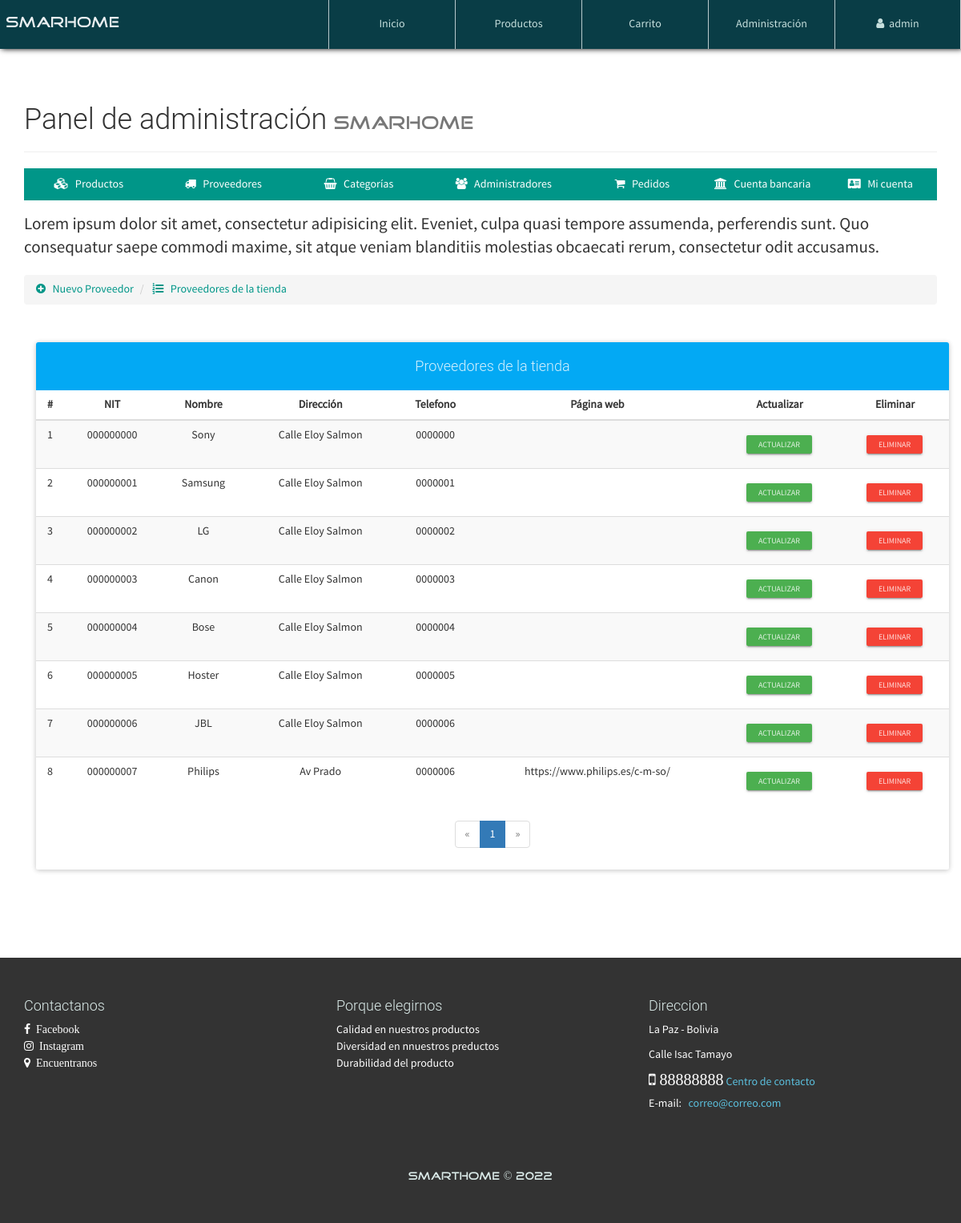
The app's page /configAdmin.php?view=providerlist (signed in) with its own data.
### tables this page shows
CREATE TABLE `proveedor` (
  `NITProveedor` varchar(30) NOT NULL,
  `NombreProveedor` varchar(30) NOT NULL,
  `Direccion` varchar(200) NOT NULL,
  `Telefono` varchar(20) NOT NULL,
  `PaginaWeb` varchar(30) NOT NULL
);

### admin/providerlist-view.php (the view, shortened to what this page needs)
<p class="lead">
    Lorem ipsum dolor sit amet, consectetur adipisicing elit. Eveniet, culpa quasi tempore assumenda, perferendis sunt. Quo consequatur saepe commodi maxime, sit atque veniam blanditiis molestias obcaecati rerum, consectetur odit accusamus.
</p>
<ul class="breadcrumb" style="margin-bottom: 5px;">
    <li>
        <a href="configAdmin.php?view=provider">
            <i class="fa fa-plus-circle" aria-hidden="true"></i> &nbsp; Nuevo Proveedor
        </a>
    </li>
    <li>
        <a href="configAdmin.php?view=providerlist"><i class="fa fa-list-ol" aria-hidden="true"></i> &nbsp; Proveedores de la tienda</a>
    </li>
</ul>
<div class="container">
	<div class="row">
		<div class="col-xs-12">
            <br><br>
            <div class="panel panel-info">
                <div class="panel-heading text-center"><h4>Proveedores de la tienda</h4></div>
              	<div class="table-responsive">
                  <table class="table table-striped table-hover">
                      	<thead>
                          	<tr>
								<th class="text-center">#</th>
                              	<th class="text-center">NIT</th>
                              	<th class="text-center">Nombre</th>
                              	<th class="text-center">Dirección</th>
                              	<th class="text-center">Telefono</th>
                              	<th class="text-center">Página web</th>
                              	<th class="text-center">Actualizar</th>
                              	<th class="text-center">Eliminar</th>
                          	</tr>
                      	</thead>
                      	<tbody>
                          	<?php
								$mysqli = mysqli_connect(SERVER, USER, PASS, BD);
								mysqli_set_charset($mysqli, "utf8");
								$pagina = isset($_GET['pag']) ? (int)$_GET['pag'] : 1;
								$regpagina = 30;
								$inicio = ($pagina > 1) ? (($pagina * $regpagina) - $regpagina) : 0;
								$proveedores=mysqli_query($mysqli,"SELECT SQL_CALC_FOUND_ROWS * FROM proveedor LIMIT $inicio, $regpagina");
								$totalregistros = mysqli_query($mysqli,"SELECT FOUND_ROWS()");
								$totalregistros = mysqli_fetch_array($totalregistros, MYSQLI_ASSOC);
								$numeropaginas = ceil($totalregistros["FOUND_ROWS()"]/$regpagina);
								$cr=$inicio+1;
                                while($prov=mysqli_fetch_array($proveedores, MYSQLI_ASSOC)){
                            ?>
							<tr>
								<td class="text-center"><?php echo $cr; ?></td>
								<td class="text-center"><?php echo $prov['NITProveedor']; ?></td>
								<td class="text-center"><?php echo $prov['NombreProveedor']; ?></td>
								<td class="text-center"><?php echo $prov['Direccion']; ?></td>
								<td class="text-center"><?php echo $prov['Telefono']; ?></td>
								<td class="text-center"><?php echo $prov['PaginaWeb']; ?></td>
								<td class="text-center">
	                        		<a href="configAdmin.php?view=providerinfo&code=<?php echo $prov['NITProveedor']; ?>" class="btn btn-raised btn-xs btn-success">Actualizar</a>
	                        	</td>
	                        	<td class="text-center">
	                        		<form action="process/delprove.php" method="POST" class="FormCatElec" data-form="delete">
	                        			<button type="submit" class="btn btn-raised btn-xs btn-danger">Eliminar</button>
	                        		</form>
	                        	</td>
                            <?php
                            	$cr++;
                                }
                            ?>
                      	</tbody>
                  </table>
              	</div>
                <?php if($numeropaginas>=1): ?>
              	<div class="text-center">
                  <ul class="pagination">
                    <?php if($pagina == 1): ?>
                        <li class="disabled">
                            <a>
                                <span aria-hidden="true">&laquo;</span>
                            </a>
                        </li>
                    <?php endif; ?>
                    <?php
                        for($i=1; $i <= $numeropaginas; $i++ ){
                            if($pagina == $i){
                                echo '<li class="active"><a href="configAdmin.php?view=providerlist&pag='.$i.'">'.$i.'</a></li>';
                            }else{
                                echo '<li><a href="configAdmin.php?view=providerlist&pag='.$i.'">'.$i.'</a></li>';
                            }
                        }
                    ?>
                    <?php if($pagina == $numeropaginas): ?>
                        <li class="disabled">
                            <a>
                                <span aria-hidden="true">&raquo;</span>
                            </a>
                        </li>
                    <?php endif; ?>
                  </ul>
                </div>
                <?php endif; ?>
            </div>
        </div>
	</div>
</div>

### configAdmin.php (shortened to what this page needs)
<!DOCTYPE html>
<html lang="es">
<head>
    <?php include './inc/link.php'; ?>
</head>
<body id="container-page-configAdmin">
    <?php include './inc/navbar.php'; ?>
    <section id="prove-product-cat-config">
        <div class="container">
            <div class="page-header">
                <h1>Panel de administración <small class="tittles-pages-logo">SmarHome</small></h1>
            </div>
            <ul class="nav nav-tabs nav-justified" style="margin-bottom: 15px;">
                <li>
                    <a href="configAdmin.php?view=product">
                        <i class="fa fa-cubes" aria-hidden="true"></i> &nbsp; Productos
                    </a>
                </li>
                <li>
                    <a href="configAdmin.php?view=provider">
                        <i class="fa fa-truck" aria-hidden="true"></i> &nbsp; Proveedores
                    </a>
                </li>
                <li>
                    <a href="configAdmin.php?view=category">
                        <i class="fa fa-shopping-basket" aria-hidden="true"></i> &nbsp; Categorías
                    </a>
                </li>
                <li>
                    <a href="configAdmin.php?view=admin">
                        <i class="fa fa-users" aria-hidden="true"></i> &nbsp; Administradores
                    </a>
                </li>
                <li>
                    <a href="configAdmin.php?view=order">
                        <i class="fa fa-shopping-cart" aria-hidden="true"></i> &nbsp; Pedidos
                    </a>
                </li>
                <li>
                    <a href="configAdmin.php?view=bank">
                        <i class="fa fa-university" aria-hidden="true"></i> &nbsp; Cuenta bancaria
                    </a>
                </li>
                <li>
                    <a href="configAdmin.php?view=account">
                        <i class="fa fa-address-card" aria-hidden="true"></i> &nbsp; Mi cuenta
                    </a>
                </li>
            </ul>
            <?php
            $content=$_GET['view'];
            $WhiteList=["product","productlist","productinfo","provider","providerlist","providerinfo","category","categorylist","categoryinfo","admin","adminlist","order","bank","account"];
            if(isset($content)){
              if(in_array($content, $WhiteList) && is_file("./admin/".$content."-view.php")){
                include "./admin/".$content."-view.php";
              }else{
                echo '<h2 class="text-center">Lo sentimos, la opción que ha seleccionado no se encuentra disponible</h2>';
              }
            }else{
              echo '<h2 class="text-center">Para empezar, por favor escoja una opción del menú de administración</h2>';
            }
          ?>
        </div>
    </section>
    <?php include './inc/footer.php'; ?>
</body>
</html>

### inc/link.php (shortened to what this page needs)
<link rel="stylesheet" href="./css/font-awesome.min.css">
<link rel="stylesheet" href="./css/normalize.css">
<link rel="stylesheet" href="./css/bootstrap.min.css">
<link rel="stylesheet" href="./css/bootstrap-material-design.min.css">
<link rel="stylesheet" href="./css/ripples.min.css">
<link rel="stylesheet" href="./css/sweetalert.css">
<link rel="stylesheet" href="./css/media.css">
<link rel="stylesheet" href="./css/style.css">

### inc/navbar.php (shortened to what this page needs)
<nav id="navbar-auto-hidden">
        <div class="row hidden-xs">
            <div class="col-xs-4">
                <p class="text-navbar tittles-pages-logo">SmarHome</p>
            </div>
            <div class="col-xs-8">
              <div class="contenedor-tabla pull-right">
                <div class="contenedor-tr">
                  <a href="index.php" class="table-cell-td">Inicio</a>
                  <a href="product.php" class="table-cell-td">Productos</a>
                  <?php
                      if(!$_SESSION['nombreAdmin']==""){
                          echo '
                              <a href="carrito.php" class="table-cell-td">Carrito</a>
                              <a href="configAdmin.php" class="table-cell-td">Administración</a>
                              <a href="#!" class="table-cell-td exit-system">
                                  <i class="fa fa-user"></i>&nbsp;&nbsp;'.$_SESSION['nombreAdmin'].'
                              </a>
                           ';
                      }else if(!$_SESSION['nombreUser']==""){
                          echo '
                              <a href="pedido.php" class="table-cell-td">Pedido</a>
                              <a href="carrito.php" class="table-cell-td">Carrito</a>
                              <a href="#!" class="table-cell-td exit-system">
                              <i class="fa fa-user"></i>&nbsp;&nbsp;'.$_SESSION['nombreUser'].'
                              </a>
                              <a href="#!" class="table-cell-td userConBtn" data-code="'.$_SESSION['UserNIT'].'">
                                <i class="glyphicon glyphicon-cog"></i>
                              </a>
                           ';
                      }
                  ?>
                </div>
              </div>
            </div>
        </div>
    </nav>

### inc/footer.php (shortened to what this page needs)
<footer>
    <div class="container">
        <div class="row">
            <div class="col-sm-4">
                <h4 class="text-footer">Contactanos</h4>
                <a href="" target="_blank">
                    <i class="fa fa-facebook" aria-hidden="true">&nbsp; Facebook </i>
                </a><br>
                <a href="" target="_blank">
                    <i class="fa fa-instagram" aria-hidden="true">&nbsp; Instagram </i>
                </a><br>
                <a href="" target="_blank">
                    <i class="fa fa-map-marker" aria-hidden="true">&nbsp; Encuentranos </i>
                </a>
            </div>
            <div class="col-sm-4">
                <h4 class="text-footer">Porque elegirnos</h4>
                <p>
                    Calidad en nuestros productos</br>
                    Diversidad en nnuestros preductos</br>
                    Durabilidad del producto</br>
           </div>
            <div class="col-sm-4">
                <h4 class="text-footer" >Direccion</h4>
                <p style="color: #FFF">La Paz - Bolivia</p>
                <p style="color: #FFF">Calle Isac Tamayo</p>
                <p class="fa fa-mobile" style="font-size:20px"  aria-hidden="true"> 88888888</p> <a href="#" target="_blank" style="color: #5bc0de">Centro de contacto</a></br>
                E-mail: <a href="#" target="_blank" style="color: #5bc0de"> &nbsp; correo@correo.com</a>
            </div>
        </div>
    </div>
    <br><br><br>
    <h5 class="text-center tittles-pages-logo text-footer">SmartHome &copy; 2022</h5>
</footer>

### css/media.css (style rules this page uses)
@media (min-width: 1200px) { .contenedor-tabla { width: 90%; } }

### css/style.css (style rules this page uses)
body { font-family: "FontFamilySPro"; line-height: 1.5; font-size: 1.4em; width: 100%; height: 100%; margin: 0px; padding: 0px; background-position: center center; background-repeat: no-repeat; background-attachment: fixed; background-size: cover; background-color: rgb(53, 177, 150); }
nav { width: 100%; position: fixed; top: 0px; background-color: #093d46; box-shadow: 2px 0px 7px #000; z-index: 50; }
.contenedor-tabla { display: table; width: 100%; }
.contenedor-tr { display: table-row; width: 100%; }
.contenedor-tr > a { text-decoration: none; color: rgb(198, 223, 221); }
.contenedor-tr > a:last-child { border-right: 1px solid rgba(238, 231, 231, 0.897); }
.table-cell-td { display: table-cell; padding: 20px 7px; border-left: 1px solid rgba(226, 235, 236, 0.808); text-align: center; width: 20%; }
.text-navbar { color: rgb(234, 239, 241); font-size: 19px; float: left; margin-left: 2%; margin-top: 15px; }
section { width: 100%; margin: 0px; padding: 90px 0px; }
footer { width: 100%; color: #fff; background-color: #333; padding: 40px 0px; }
.text-footer { color: #dbebe9; }
footer a { color: #fff; }
.tittles-pages-logo { font-family: "FontFamilyLogo"; }
#container-page-configAdmin { background-image: url(../assets/img/font-registration.JPG); }
#prove-product-cat-config { background-color: #fff; min-height: 900px; }

### records on screen
proveedor: NITProveedor "000000000", NombreProveedor "Sony", Direccion "Calle Eloy Salmon", Telefono "0000000"
proveedor: NITProveedor "000000001", NombreProveedor "Samsung", Direccion "Calle Eloy Salmon", Telefono "0000001"
proveedor: NITProveedor "000000002", NombreProveedor "LG", Direccion "Calle Eloy Salmon", Telefono "0000002"
proveedor: NITProveedor "000000003", NombreProveedor "Canon", Direccion "Calle Eloy Salmon", Telefono "0000003"
proveedor: NITProveedor "000000004", NombreProveedor "Bose", Direccion "Calle Eloy Salmon", Telefono "0000004"
proveedor: NITProveedor "000000005", NombreProveedor "Hoster", Direccion "Calle Eloy Salmon", Telefono "0000005"
proveedor: NITProveedor "000000006", NombreProveedor "JBL", Direccion "Calle Eloy Salmon", Telefono "0000006"
proveedor: NITProveedor "000000007", NombreProveedor "Philips", Direccion "Av Prado", Telefono "0000006", PaginaWeb "https://www.philips.es/c-m-so/"

### other values on screen
$_SESSION['nombreAdmin'] "admin"
